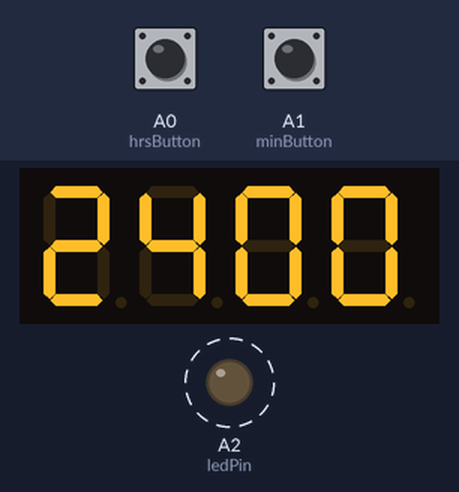
Simulated run of this sketch. Board: Arduino Uno, built with avr-gcc and run on an emulated ATmega328P. Shown: 4-digit seven-segment display, output pins drawn as LEDs (lit = HIGH). Dashed ring = blinking. Inputs (shaded band) come from the test bench; at power-on: A0 (hrsButton) HIGH, A1 (minButton) HIGH.

Above: at 3.3 s.
3.4 s: A0 (hrsButton) pulled LOW for 1.25 s
At 3.9 s:
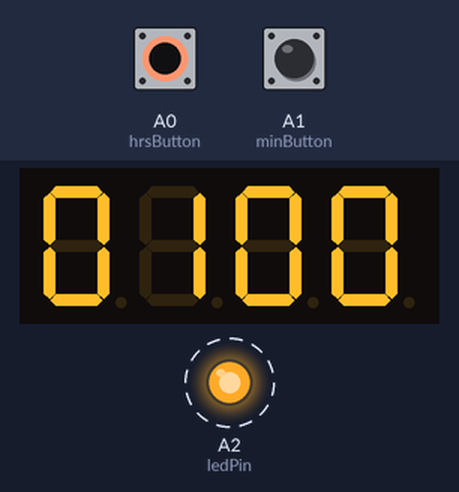
6.1 s: A1 (minButton) pulled LOW for 1.25 s
At 6.75 s:
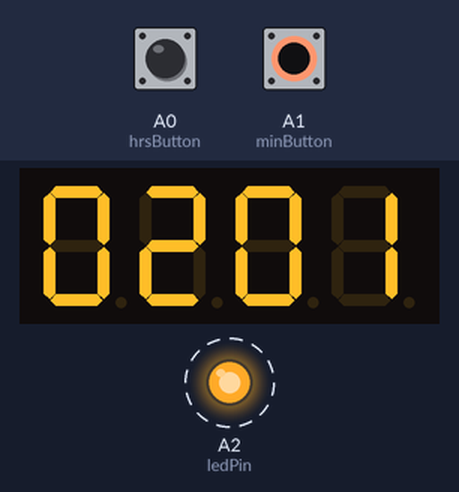
8.8 s: A0 (hrsButton) pulled LOW for 1.25 s
At 9.75 s:
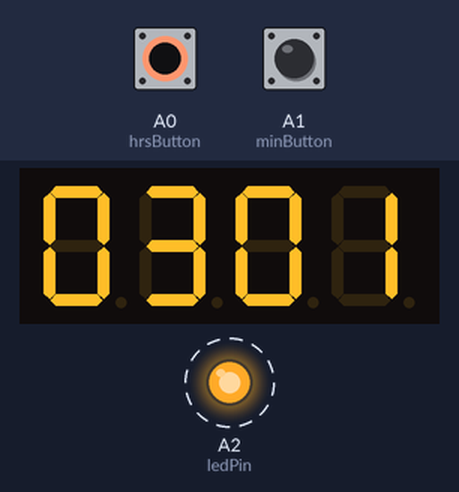
11.5 s: A1 (minButton) pulled LOW for 1.25 s
At 11.75 s:
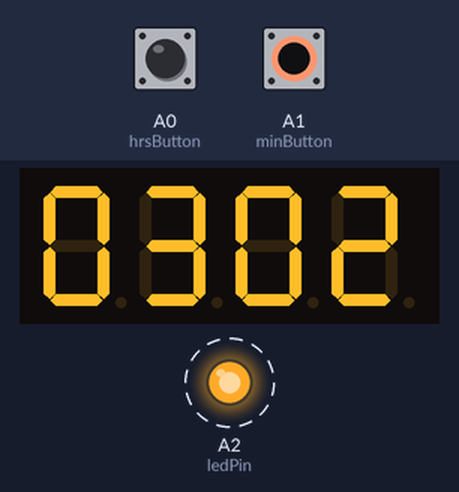
Timing chart, 0 to 15.2 s (numbered marks = the images above; inputs shaded):
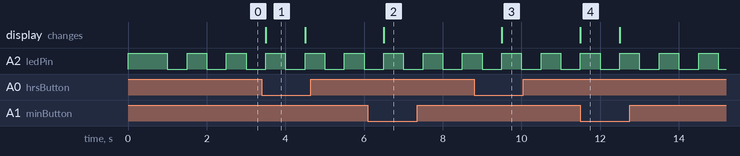

Measured:
- after the input at 3.4 s, the display: changes after 0.10 s (image 1)
- after the input at 6.1 s, the display: changes after 0.40 s (image 2)
- after the input at 8.8 s, the display: changes after 0.70 s (image 3)
- after the input at 11.5 s, the display: changes at once (image 4)
- by itself, A2 (ledPin): alternates HIGH for 0.50 s and LOW for 0.50 s
- what the display in image 1 shows lasts 1.0 s, from 3.5 s to 4.5 s

The sketch:

iot1021.ino
```cpp
#include "SevSeg.h"
SevSeg Display;
const unsigned int period = 1000;
const unsigned int ledPeriod = 500;
unsigned long startMillis;
unsigned long ledStartMillis;
unsigned long currentMillis;
unsigned long ledCurrentMillis;
const int hrsButton = A0;
const int minButton = A1;
const int ledPin = A2;
int hrs = 24;
int min = 0;
int sec = 0;
int Time;
int ledState = LOW;

void setup()
{
  pinMode(hrsButton, INPUT_PULLUP);
  pinMode(minButton, INPUT_PULLUP);
  pinMode(ledPin, OUTPUT);
  digitalWrite(ledPin, HIGH);
  startMillis = 0;
  ledStartMillis = 0;
  byte numDigits = 4;
  byte digitPins[] = {10, 11, 12, 13};
  byte segmentPins[] = {2, 3, 4, 5, 6, 7, 8, 9};
  bool registorsOnSegment = false;
  bool updateWithDelaysIn = false;
  bool leadingZeros = true;
  bool disableDecPoint = true;
  byte hardwareConfig = COMMON_ANODE;
  Display.begin(hardwareConfig, numDigits, digitPins, segmentPins, registorsOnSegment, updateWithDelaysIn, leadingZeros, disableDecPoint);
  Display.setBrightness(100);
}

void loop()
{
  currentMillis = millis();
  if (currentMillis - startMillis >= period) {
    sec++;
    startMillis = currentMillis;
  }
  ledCurrentMillis = millis();
  if (ledCurrentMillis - ledStartMillis >= ledPeriod) {
    ledStartMillis = ledCurrentMillis;
    if (ledState == LOW) {
      ledState = HIGH;
      if (digitalRead(hrsButton) == LOW) {
        hrs++;
      }
      if (digitalRead(minButton) == LOW) {
        min++;
      }
    } else {
      ledState = LOW;
    }
    digitalWrite(ledPin, ledState);
  }
  if (sec == 60) {
    sec = 0;
    min++;
  }
  if (min == 60) {
    min = 0;
    hrs++;
  }
  if (hrs == 25) {
    hrs = 1;
  }
  Time = hrs * 100 + min;
  Display.setNumber(Time);
  Display.refreshDisplay();
}
```
